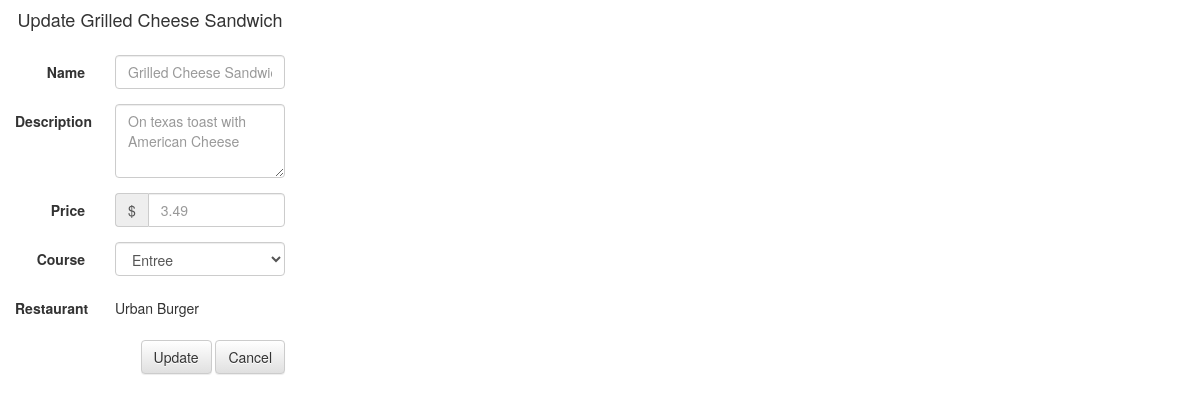
The app's page /restaurants/1/menu/8/edit/ with its own data.
### project/database_setup.py (models this page shows, shortened)
class MenuItem(Base):
    __tablename__ = 'menu_item'
    name = Column(String(80), nullable=False)
    id = Column(Integer, primary_key=True)
    description = Column(String(250))
    price = Column(Float)
    course = Column(String(250))
    restaurant_id = Column(Integer, ForeignKey('restaurant.id'))
    restaurant = relationship(Restaurant)

class Restaurant(Base):
    __tablename__ = 'restaurant'
    id = Column(Integer, primary_key=True)
    name = Column(String(250), nullable=False)

### project/project.py (the view)
@app.route('/restaurants/<int:restaurant_id>/menu/<int:menu_id>/edit/', methods=['GET', 'POST'])
def restaurantMenuItemEdit(restaurant_id, menu_id):
    try:
        restaurant = session.query(Restaurant).filter_by(id=restaurant_id).one()
        menuItem = session.query(MenuItem).filter_by(id=menu_id).one()
        if request.method == 'POST':
            if request.form['name']:
                menuItem.name = request.form['name']
            if request.form['description']:
                menuItem.description = request.form['description']
            if request.form['price']:
                menuItem.price = request.form['price']
            if request.form['course']:
                menuItem.course = request.form['course']
            session.add(menuItem)
            session.commit()
            flash('Menu Item Successfully Edited', 'menu')
            return redirect(url_for('restaurantMenu', restaurant_id=restaurant_id))
        else:
            return render_template('menuItemEdit.html', menuItem=menuItem, restaurant=restaurant)
    except exc.NoResultFound:
            return redirect(url_for('restaurantMenu', restaurant_id=restaurant_id))

### project/templates/menuItemEdit.html (shortened to what this page needs)
{% extends "base.html" %}
{% block content %}
<form method="post" class="form-horizontal">
	<div class="form-group">
		<div class="col-xs-3 text-center">
			<h4>Update {{menuItem.name}}</h4>
		</div>
	</div>
	<div class="form-group">
		<label for="name" class="col-xs-1 control-label">Name</label>
		<div class="col-xs-2">
			<input type="text" name="name" placeholder="{{menuItem.name}}" class="form-control" maxlength="80">
		</div>
	</div>
	<div class="form-group">
		<label for="description" class="col-xs-1 control-label">Description</label>
		<div class="col-xs-2">
			<textarea name="description" rows="3" placeholder="{{menuItem.description}}" class="form-control" maxlength="250"></textarea>
		</div>
	</div>
	<div class="form-group">
		<label for="price" class="col-xs-1 control-label">Price</label>
		<div class="col-xs-2">
			<div class="input-group">
				<span class="input-group-addon">$</span>
				<input type="text" name="price" placeholder="{{menuItem.price}}" class="form-control" maxlength="8">
			</div>
		</div>
	</div>
	<div class="form-group">
		<label for="course" class="col-xs-1 control-label">Course</label>
		<div class="col-xs-2">
			<select class="form-control" name="course">
			  	{% if menuItem.course == "Entree" %}
			  		<option value="Entree" selected>Entree</option>
			  	{% else %}
			  		<option value="Entree">Entree</option>
			  	{% endif %}
			</select>
		</div>
	</div>
	<div class="form-group">
		<label class="col-xs-1 control-label">Restaurant</label>
		<div class="col-xs-2">
			<p class="form-control-static">{{restaurant.name}}</p>
		</div>
	</div>
	<div class="form-group">
		<div class="col-xs-3 text-right">
			<button type="submit" class="btn btn-default">Update</button>
			<button type="submit" class="btn btn-default" form="form_back">Cancel</button>
		</div>
	</div>
</form>
{% endblock %}

### records on screen
MenuItem: name "Grilled Cheese Sandwich", description "On texas toast with American Cheese", price "3.49", course "Entree"
Restaurant: name "Urban Burger"
